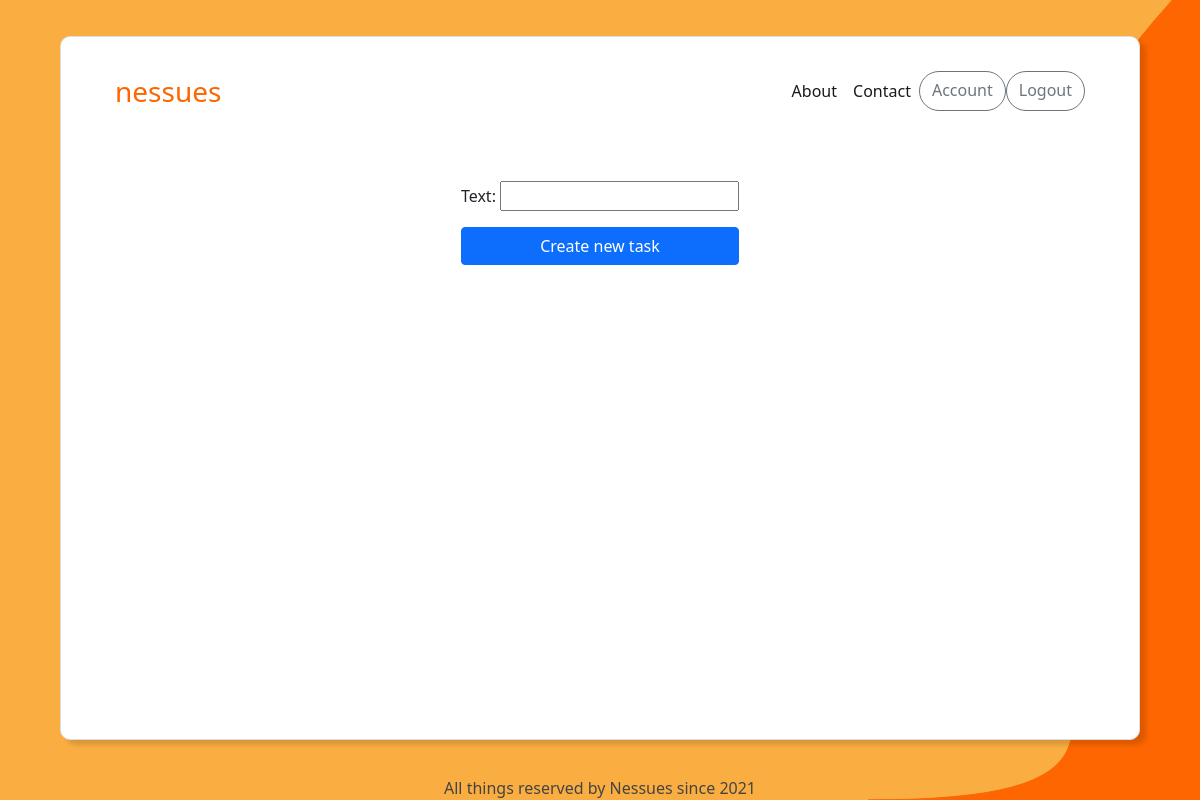
/tasks/3/ (signed in), run on an earlier commit of the app's database.
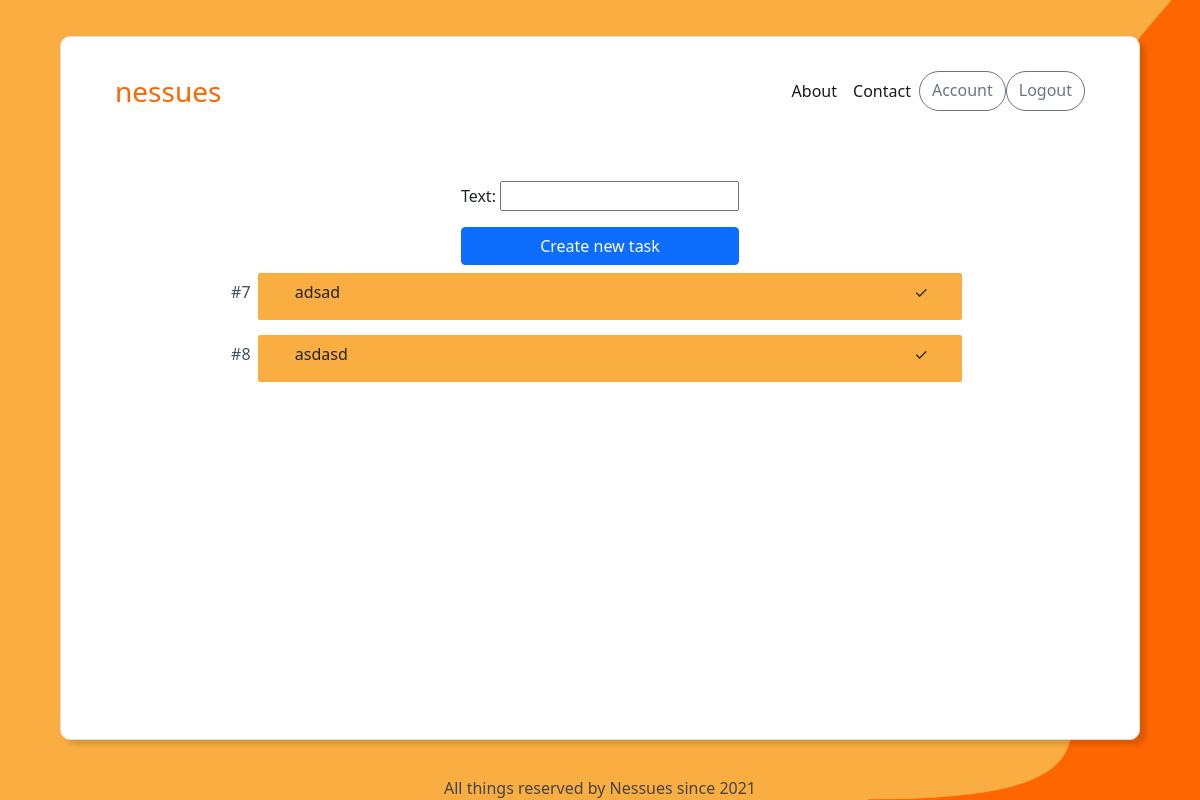
And on a later commit of the database.
### nessues_app/models.py (models this page shows, shortened)
class Task(models.Model):
    id = models.AutoField(primary_key=True)
    table = models.ForeignKey(
        Table,
        on_delete=models.CASCADE
    )
    text = models.CharField(max_length=120)
    date_created = models.DateField(default=now)
    created_by = models.IntegerField(blank=False)
    completed = models.BooleanField(default=False)
    completed_by = models.IntegerField(blank=False, null=True, default=None)

### nessues_app/views.py (the view, shortened to what this page needs)
# urls.py: path('tasks/<int:key_id>/', login_required(views.TasksView.as_view()), name='tasks'),
class TasksView(TemplateView):
    template_name = 'nessues_app/tasks.html'
    create_task_class = CreateTaskForm
    update_task_class = UpdateTaskForm
    complete_task_class = CompleteTaskForm
    def get(self, request, *args, **kwargs):
        available_tasks = Task.objects.filter(table=self.kwargs['key_id'])
        create = self.create_task_class(initial={'table': self.kwargs['key_id'], 'created_by': self.request.user.id})
        update = self.update_task_class(initial={'table': self.kwargs['key_id'], 'created_by': self.request.user.id})
        complete = self.complete_task_class(initial={'table': self.kwargs['key_id'], 'created_by': self.request.user.id})
        return render(request, self.template_name, {'url_arguments': {'key_id': self.kwargs['key_id'], 'current_user': self.request.user.id}, 'available_tasks': available_tasks, 'create': create, 'update': update, 'complete': complete})

### nessues_app/forms.py
class CreateTaskForm(forms.ModelForm):
    text = CharField(max_length=120)
    class Meta:
        model = Task
        fields = ['text', 'completed', 'created_by', 'table']
        widgets = {'completed': forms.HiddenInput(), 'created_by': forms.HiddenInput(), 'table': forms.HiddenInput()}

class UpdateTaskForm(forms.ModelForm):
    text = CharField(max_length=120)
    class Meta:
        model = Task
        fields = ['id', 'text', 'completed', 'table']
        widgets = {'id': forms.HiddenInput(), 'completed': forms.HiddenInput(), 'table': forms.HiddenInput()}

### templates/nessues_app/tasks.html (shortened to what this page needs)
{% extends "base.html" %}
{% load widget_tweaks %}
{% block content %}
    <div class="container tasks">
        <div class="new-task-form">
            <form method="POST">
                {{ create.as_p }}
                <button class="btn btn-primary new-task-button" type="submit">Create new task</button>
            </form>
    </div>
    {% for data in available_tasks %}
        <div style="display: flex; flex-direction: row;">
            <p style="padding-top: 2%; color: #3F5060;">#{{ data.id }}</p>
            <div class="data_cubes tasks">
                <p>{{ data.text }}</p>
                <div class="task-button">
                    <a data-id="{{ data.id }}" data-toggle="modal" data-target="#closeModal{{ data.id }}" class="completeTask">
                        <span>&#10003;</span>
                    </a>
                </div>
            </div>
        </div>
    {% endfor %}
    </div>
{% endblock content %}

What changed in the data, as far as the page shows it:
added Task: id "7", text "adsad"
added Task: id "8", text "asdasd"
